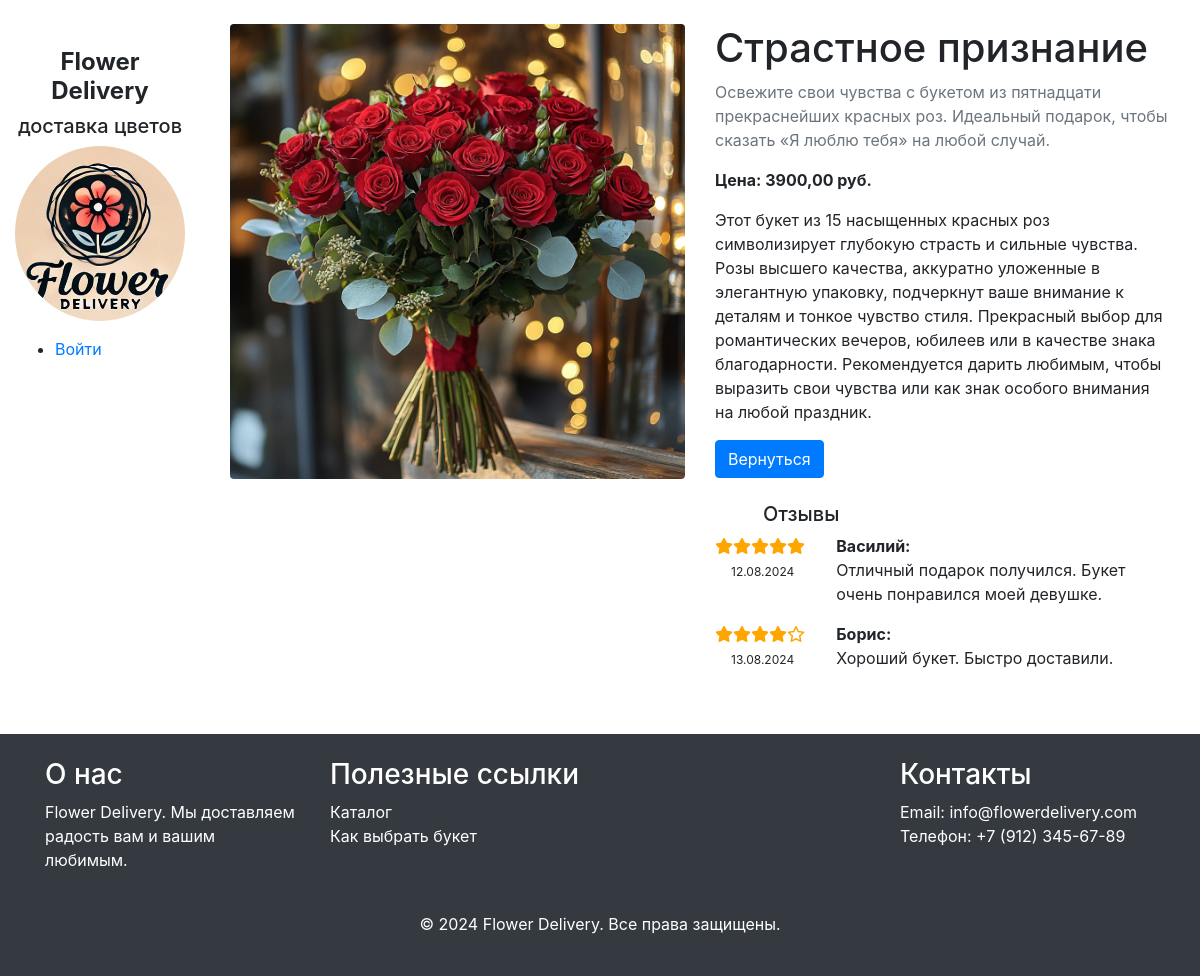
/product/1/, run on the app's committed database.
### catalog/models.py (models this page shows, shortened)
class Product(models.Model):
    name = models.CharField(max_length=100, verbose_name = 'Название')
    short_description = models.CharField(max_length=250, verbose_name = 'Краткое описание')
    description = models.TextField(verbose_name = 'Полное описание')
    price = models.DecimalField(max_digits=10, decimal_places=2, verbose_name = 'Цена')
    image = models.ImageField(upload_to='products/', verbose_name = 'Изображение')
    available = models.BooleanField(default=True, verbose_name = 'В наличии')
    created = models.DateTimeField(auto_now=True,)
    updated = models.DateTimeField(auto_now=True,)

### reviews/models.py (models this page shows, shortened)
class Review(models.Model):
    product = models.ForeignKey(Product, related_name='reviews', on_delete=models.CASCADE)
    user = models.ForeignKey(CustomUser, on_delete=models.CASCADE)  # Используем вашу кастомную модель пользователя
    rating = models.IntegerField(choices=[(i, i) for i in range(1, 6)])
    comment = models.TextField()
    created_at = models.DateTimeField(auto_now_add=True)
    class Meta:
        unique_together = ('product', 'user')

### users/models.py (models this page shows, shortened)
class CustomUser(AbstractUser):
    email = models.EmailField(_('email address'), unique=True)
    phone = models.CharField(max_length=25, blank=True, null=True)
    address = models.TextField(blank=True, null=True)
    USERNAME_FIELD = 'email'
    REQUIRED_FIELDS = ['username']  # Имя пользователя будет обязательным

### catalog/views.py (the view)
# urls.py: path('product/<int:product_id>/', views.product_detail, name='product_detail'),
def product_detail(request, product_id):
    product = get_object_or_404(Product, id=product_id, available=True)
    page_number = request.GET.get('page')  # Захватываем значение 'page' из GET-запроса
    referer_url = request.META.get('HTTP_REFERER', '/')  # Получаем предыдущий URL или домашнюю страницу по умолчанию
    context = {
        'page_number': page_number,
        'product': product,
        'referer_url': referer_url
    }
    return render(request, 'catalog/product_detail.html', context)

### reviews/templatetags/custom_filters.py (called while the page is built)
@register.filter
def star_rating(rating):
   if rating is None or rating == '':
       rating = 0  # Если рейтинг отсутствует, используем значение по умолчанию 0
   full_stars = int(rating)
   half_star = 1 if rating % 1 >= 0.5 else 0
   empty_stars = 5 - full_stars - half_star
   stars = '<i class="fas fa-star"></i>' * full_stars
   if half_star:
       stars += '<i class="fas fa-star-half-alt"></i>'
   stars += '<i class="far fa-star"></i>' * empty_stars
   return mark_safe(stars)

### catalog/templates/catalog/product_detail.html (shortened to what this page needs)
{% extends 'catalog/layout.html' %}
{% load custom_filters %}
{% block content %}
<div class="container mt-4 mb-4">
    <div class="row">
        <div class="col-lg-6">
            <img src="{{ product.image.url }}" alt="{{ product.name }}" class="img-fluid rounded" data-toggle="modal" data-target="#productImageModal">
        </div>
        <div class="col-lg-6">
            <h1>{{ product.name }}</h1>
            <p class="text-muted">{{ product.short_description }}</p>
            <p class="font-weight-bold">Цена: {{ product.price }} руб.</p>
            <p>{{ product.description }}</p>
            <div class="btn-group" role="group" aria-label="Basic example">
                <a href="{{ referer_url }}" class="btn btn-primary mr-5">Вернуться</a>
            </div>
            <div>
                <h5 class="ml-5 mt-4">Отзывы</h5>
                <div>
                    {% for review in product.reviews.all %}
                        <div class="row">
                            <div class="col-md-3">
                                <ul class="list-unstyled">
                                    <li>{{ review.rating|star_rating }}</li>
                                    <li><span style="font-size: 12px;" class= "ml-3">{{ review.created_at|date:"d.m.Y" }}</span></li>
                                </ul>
                            </div>
                            <div class="col-md-9">
                                 <ul class="list-unstyled">
                                    <li><strong>{{ review.user.username }}:</strong></li>
                                    <li>{{ review.comment }}</li>
                                 </ul>
                            </div>
                        </div>
                    {% endfor %}
                </div>
            </div>
        </div>
    </div>
</div>
{% endblock %}

### static/css/style.css (style rules this page uses)
body { font-family: Arial, sans-serif; line-height: 1.6; margin: 0; padding: 0; }
.far.fa-star { color: orange; }
.fas.fa-star { color: orange; }

### data on the page
Product: image (picture), name "Страстное признание", short_description "Освежите свои чувства с букетом из пятнадцати прекраснейших красных роз. Идеальный подарок, чтобы сказать «Я люблю тебя» на любой случай.", price "3900,00", description "Этот букет из 15 насыщенных красных роз символизирует глубокую страсть и сильные чувства. Розы высшего качества, аккуратно уложенные в элегантную упаковку, подчеркнут ваше внимание к деталям и тонкое чувство стиля. Прекрасный выбор для романтических вечеров, юбилеев или в качестве знака благодарности. Рекомендуется дарить любимым, чтобы выразить свои чувства или как знак особого внимания на любой праздник."
Review: rating 5 (drawn), created_at "12.08.2024", user.username "Василий", comment "Отличный подарок получился. Букет очень понравился моей девушке."
Review: rating 4 (drawn), created_at "13.08.2024", user.username "Борис", comment "Хороший букет. Быстро доставили."
